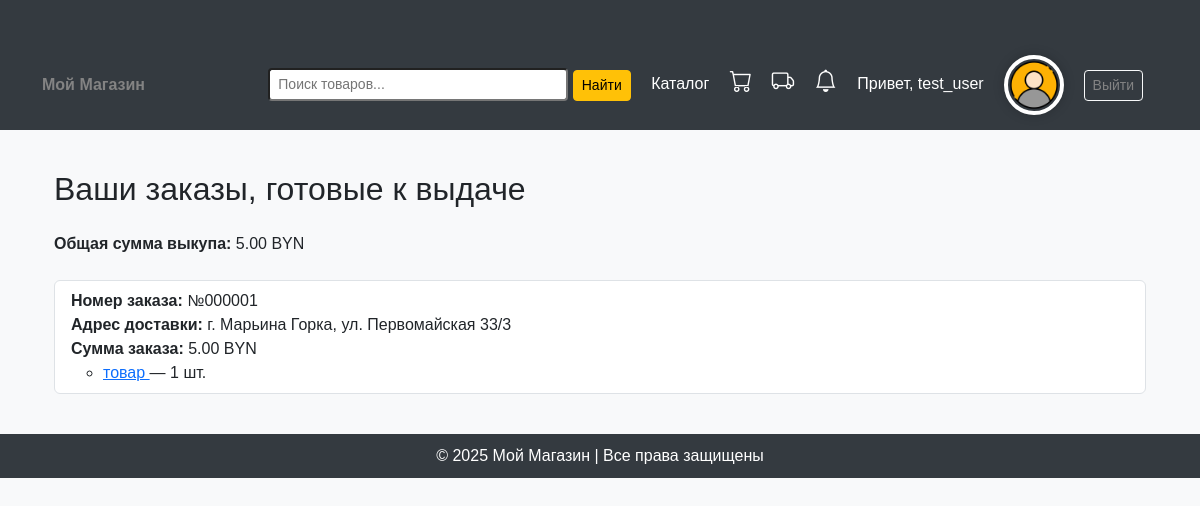
The page /accounts/purchases/ (signed in) on the database as committed earlier.
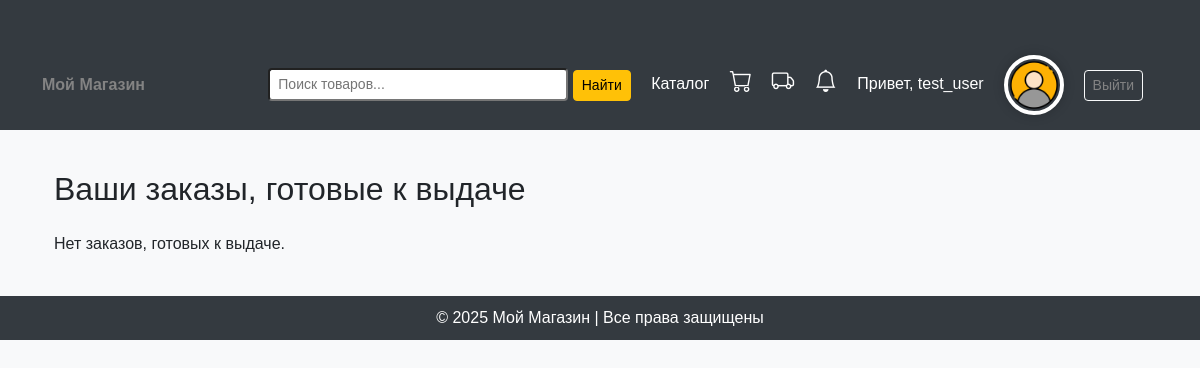
The same page on the database as committed later.
### accounts/models.py (models this page shows, shortened)
class Order(models.Model):
    STATUS_CHOICES = [
        ('placed', 'Оформлен'),
        ('on assembly', 'На сборке'),
        ('on the way', 'В пути'),
        ('ready for pickup', 'Готов к выдаче'),
        ('handed over to the courier', 'Передан курьеру'),
    ]
    order_number = models.CharField(max_length=20, unique=True, blank=True, null=True)  # Новый номер заказа
    user = models.ForeignKey(User, on_delete=models.CASCADE)
    delivery_address = models.TextField()
    products = models.ManyToManyField(Product, through='OrderProduct')
    total_price = models.DecimalField(max_digits=10, decimal_places=2)
    order_date = models.DateTimeField(default=timezone.now)
    card_number = models.CharField(max_length=19)
    card_expiry_date = models.CharField(max_length=5)
    cardholder_name = models.CharField(max_length=100)
    cvv = models.CharField(max_length=3, verbose_name="CVV")
    status = models.CharField(max_length=50, choices=STATUS_CHOICES, default='placed')

class OrderProduct(models.Model):
    order = models.ForeignKey(Order, on_delete=models.CASCADE)
    product = models.ForeignKey(Product, on_delete=models.CASCADE)
    quantity = models.PositiveIntegerField()  # Количество товара

class Product(models.Model):
    name = models.CharField(max_length=255, verbose_name="Название")
    price = models.DecimalField(max_digits=10, decimal_places=2, verbose_name="Цена")
    parameter_1 = models.CharField(max_length=255, blank=True, verbose_name="Параметр 1")
    parameter_2 = models.CharField(max_length=255, blank=True, verbose_name="Параметр 2")
    parameter_3 = models.CharField(max_length=255, blank=True, verbose_name="Параметр 3")
    parameter_4 = models.CharField(max_length=255, blank=True, verbose_name="Параметр 4")
    parameter_5 = models.CharField(max_length=255, blank=True, verbose_name="Параметр 5")
    category = models.ForeignKey(Category, on_delete=models.CASCADE, verbose_name="Категория")
    subcategory = models.ForeignKey(Subcategory, on_delete=models.SET_NULL, blank=True, null=True, verbose_name="Подкатегория")  # <-- Добавили
    sku = models.CharField(max_length=50, unique=True, verbose_name="Артикул", blank=True)
    image = models.ImageField(upload_to="product_images/", blank=True, null=True, verbose_name="Изображение")
    description = models.TextField(blank=True, null=True, verbose_name="Описание")
    stock_quantity = models.PositiveIntegerField(default=0, verbose_name="Количество в наличии")
    average_rating = models.DecimalField(max_digits=3, decimal_places=2, default=0.00)

### accounts/views.py (the view)
# urls.py: path('purchases/', views.purchases_view, name='purchases'),
@login_required
def purchases_view(request):
    orders_ready_for_pickup = Order.objects.filter(status='ready for pickup', user=request.user)
    total_price = sum(order.total_price for order in orders_ready_for_pickup)
    return render(request, 'accounts/purchases.html', {
        'orders': orders_ready_for_pickup,
        'total_price': total_price
    })

### accounts/context_processors.py (called while the page is built)
def notification_counter(request):
    if request.user.is_authenticated:
        count = Notification.objects.filter(user=request.user, is_read=False).count()
        return {'unread_notifications_count': count}
    return {}

### templates/accounts/purchases.html
{% extends 'base.html' %}
{% block content %}
<div class="container mt-4">
    <h2 class="mb-4">Ваши заказы, готовые к выдаче</h2>
    {% if orders %}
        <div class="mb-4">
            <strong>Общая сумма выкупа:</strong> {{ total_price }} BYN
        </div>
        <ul class="list-group">
            {% for order in orders %}
                <li class="list-group-item">
                    <strong>Номер заказа:</strong> {{ order.order_number }}<br>
                    <strong>Адрес доставки:</strong> {{ order.delivery_address }}<br>
                    <strong>Сумма заказа:</strong> {{ order.total_price }} BYN
                    <ul>
                        {% for op in order.orderproduct_set.all %}
                            <li>
                                <a href="{% url 'product_detail' op.product.id %}">
                                    {{ op.product.name }}
                                </a> — {{ op.quantity }} шт.
                            </li>
                        {% endfor %}
                    </ul>
                </li>
            {% endfor %}
        </ul>
    {% else %}
        <p>Нет заказов, готовых к выдаче.</p>
    {% endif %}
</div>
{% endblock %}

Rows that differ between the two databases and show on the page:
removed Order: order_number "№000001", delivery_address "г. Марьина Горка, ул. Первомайская 33/3", total_price "5.00"
removed OrderProduct: product.name "товар", quantity "1"
Other text that changed with them:
{{ total_price }}: "5.00" → (not shown)
text no longer shown: "Общая сумма выкупа: BYN"
text now shown: "Нет заказов, готовых к выдаче."
